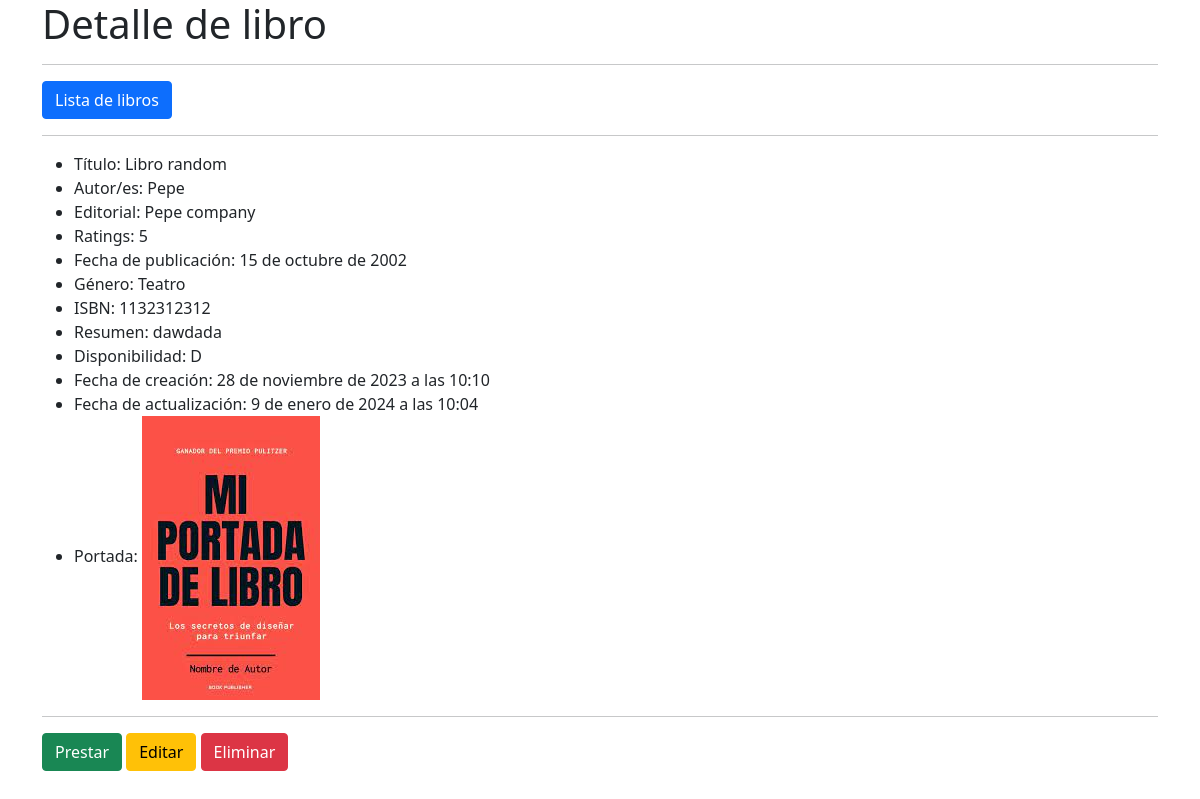
Screenshot of /detail/9/ (signed in) with the database file from the repository.
### biblioteca/models.py (models this page shows, shortened)
class Libro(models.Model):
    titulo = models.CharField(max_length=100)
    autores = models.ManyToManyField(Autor)
    editorial = models.ForeignKey(Editorial, on_delete=models.CASCADE)
    rating = models.PositiveIntegerField(validators=[MaxValueValidator(5)])
    fecha_publicacion = models.DateField()
    GENEROS = (
        ('Novela', 'Novela'),
        ('Cuento', 'Cuento'),
        ('Poesia', 'Poesia'),
        ('Teatro', 'Teatro'),
        ('Otros', 'Otros'),
    )
    genero = models.CharField(max_length=10, choices=GENEROS)
    isbn = models.IntegerField(max_length=13)
    resumen = models.TextField()
    portada = models.ImageField(upload_to='portadas/', null=True, blank=True) #Necesita Pillow
    DISPONIBILIDAD = (
        ('D', 'Disponible'),
        ('P', 'Prestado'),
        ('E', 'En proceso de prestamo'),
    )
    disponibilidad = models.CharField(max_length=1, choices=DISPONIBILIDAD)
    created_at = models.DateTimeField(auto_now_add=True)
    updated_at = models.DateTimeField(auto_now=True)

class Autor(models.Model):
    nombre = models.CharField(max_length=100)
    biografia = models.TextField()
    foto = models.ImageField(upload_to='autores/', null=True, blank=True) #Necesita Pillow

class Editorial(models.Model):
    nombre = models.CharField(max_length=100)
    direccion = models.TextField(max_length=200)
    sitio_web = models.URLField()
    def __str__(self):
        return self.nombre

### biblioteca/views.py (the view)
# urls.py: path('detail/<int:pk>/', LibroDetailView.as_view(), name='libro_detail'),
class LibroDetailView(LoginRequiredMixin, DetailView):
    model = Libro
    template_name = 'biblioteca/libro_detail.html'

### biblioteca/templates/biblioteca/libro_detail.html (shortened to what this page needs)
<!DOCTYPE html>
<html lang="es">
    <head>
        <link rel="stylesheet" href="https://stackpath.bootstrapcdn.com/bootstrap/5.0.0-alpha1/css/bootstrap.min.css">
    </head>
    <body>
        <div class="container">
            <div class="row">
                <div class="col">
                    <h1>Detalle de libro</h1>
                    <hr>
                    <a href="{% url 'libro_list' %}" class="btn btn-primary">Lista de libros</a>
                    <hr>
                    <ul>
                        <li>Título: {{ object.titulo }}</li>
                        <li>Autor/es:
                            {% for autor in object.autores.all %}
                                {{ autor.nombre }}{% if not forloop.last %}, {% endif %}
                            {% endfor %}
                        </li>
                        <li>Editorial: {{ object.editorial }}</li>
                        <li>Ratings: {{ object.rating }}</li>
                        <li>Fecha de publicación: {{ object.fecha_publicacion }}</li>
                        <li>Género: {{ object.genero }}</li>
                        <li>ISBN: {{ object.isbn }}</li>
                        <li>Resumen: {{ object.resumen }}</li>
                        <li>Disponibilidad: {{ object.disponibilidad }}</li>
                        <li>Fecha de creación: {{ object.created_at }}</li>
                        <li>Fecha de actualización: {{ object.updated_at }}</li>
                        {% if object.portada %}
                            <li>Portada: <img src="{{ object.portada.url }}" alt="Foto {{ object.titulo }}"></li>
                        {% else %}
                            <li>Portada: No hay portada</li>
                        {% endif %}
                    </ul>
                    <hr>
                    {% if object.disponibilidad == 'D' %}
                        <a href="{% url 'libro_loan' pk=libro.pk %}" class="btn btn-success">Prestar</a>
                    {% endif %}
                    <a href="{% url 'libro_edit' pk=libro.pk %}" class="btn btn-warning">Editar</a>
                    <a href="{% url 'libro_delete' pk=libro.pk %}" class="btn btn-danger">Eliminar</a>
                </div>
            </div>
        </div>
    </body>
</html>

### rows the page displays
Libro: titulo "Libro random", editorial "Pepe company", rating "5", fecha_publicacion "15 de octubre de 2002", genero "Teatro", isbn "1132312312", resumen "dawdada", disponibilidad "D", created_at "28 de noviembre de 2023 a las 10:10", updated_at "9 de enero de 2024 a las 10:04", portada (picture)
Autor: nombre "Pepe"
